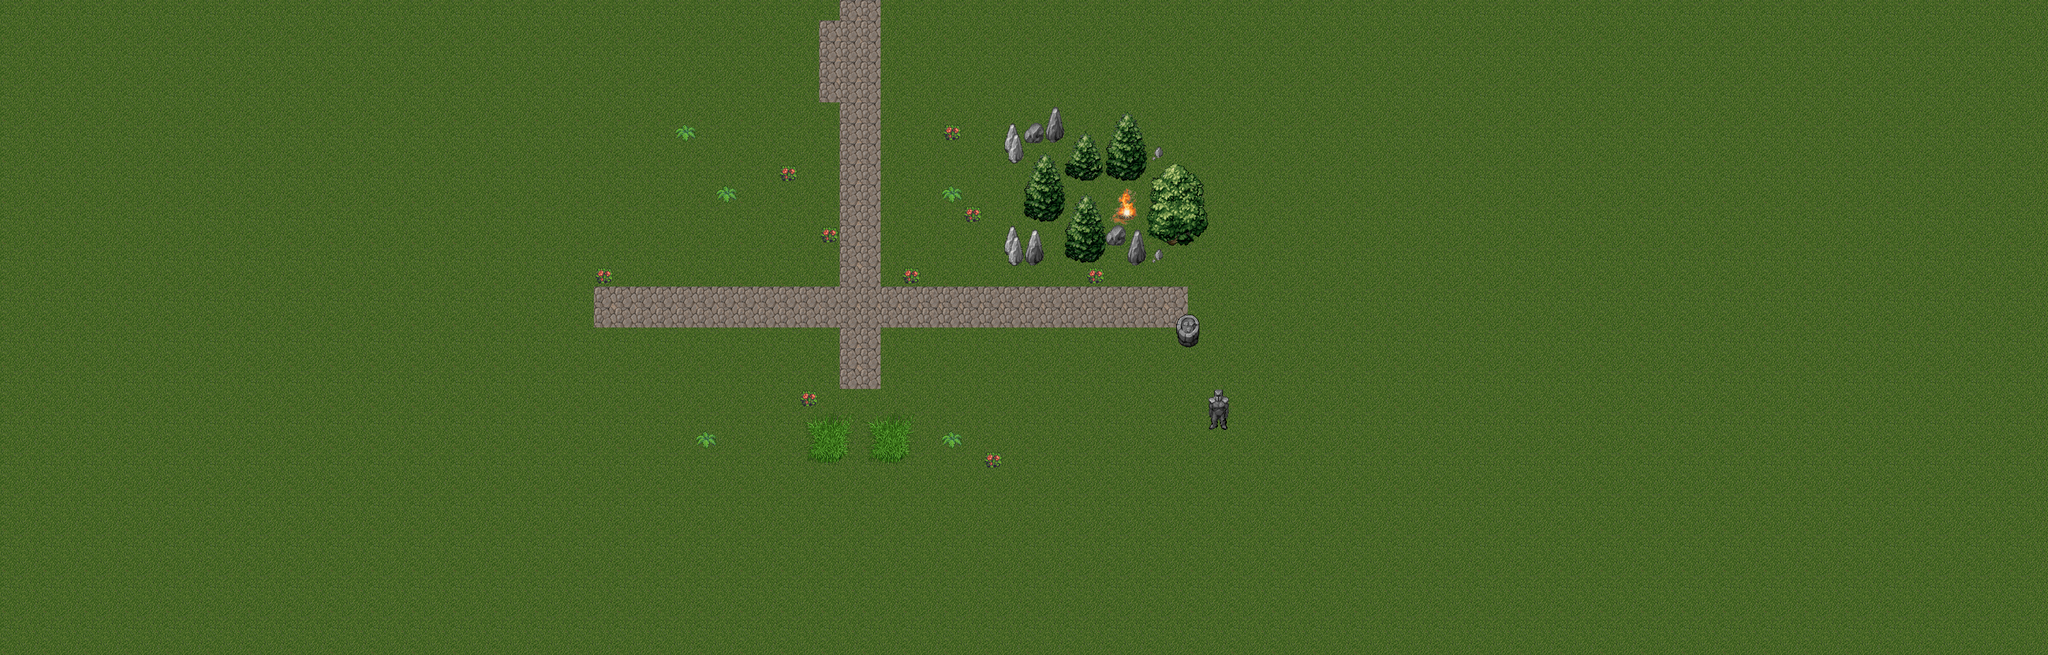

The image is a tile-based game level rendered from a .tmx file. Its description and source (layers, tilesets, objects; grid data summarised) follow:
An orthogonal 100x32 tile map with 32x32 px tiles, 2 tile layers (שכבת משבצות 1, שכבת משבצות 2).

<map version="1.0" tiledversion="1.1.5" orientation="orthogonal" renderorder="right-down" width="100" height="32" tilewidth="32" tileheight="32" infinite="0" nextobjectid="1">
 <tileset firstgid="1" source="test.tsx" />
 <layer name="שכבת משבצות 1" width="100" height="32">
  <data>[3200 cells, 3200 non-empty, 8 distinct tile ids]</data>
 </layer>
 <objectgroup name="objects" />
 <layer name="שכבת משבצות 2" width="100" height="32">
  <data>[3200 cells, 98 non-empty, 53 distinct tile ids]</data>
 </layer>
</map>